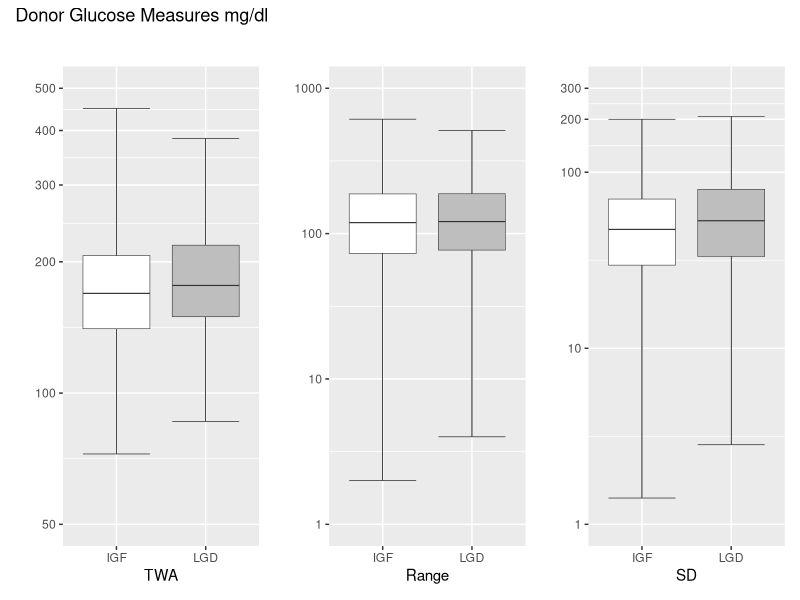

Recreate this plot in R.
## ---- chunk 1
knitr::opts_chunk$set(echo = TRUE, warning= FALSE, message = FALSE)
## ---- chunk 2
# load in libraries
package_list <- c("tidyverse", "vroom", "dplyr", "patchwork")

# load in packages
for (package_name in package_list) {
  if (!requireNamespace(package_name, quietly = TRUE)) {
    install.packages(package_name)
  }
  library(package_name, character.only = TRUE)
}

# load in data
df <- vroom("ddh.csv")
head(df)
## ---- chunk 3

# faceted by IGF and LGD (initial graft function and liver graft dysfunction)
# Identified by variable "delayed_fn", "1" = yes.
# Ploted vertically on a logrithmic scale

# creating a boxplot for the TWA values
twa<-ggplot(df, aes(x = factor(delayed_fn), y = glutwa, fill = factor(delayed_fn))) +
  
  # error bars function to create horizontal lines at ends of whiskers
  stat_boxplot(geom ='errorbar', coef = Inf, size = 0.2) + 
  
  # overlaying the boxplots over the error bars, extending whiskers with coef = Inf
  geom_boxplot(coef = Inf, size = 0.2) +
  
  # manually setting scale breaks and limits
  scale_y_continuous(limits=c(50, 500),
                     breaks=c(50, 100, 200, 300, 400, 500),
  
  # putting in log scale
                     trans='log10') + 
  
  # coloring gray and white
  scale_fill_manual(values=c("0"="white", "1"="gray")) +
  
  # labeling IGF vs LGD
  scale_x_discrete(labels=c("0"="IGF", "1"="LGD")) +
  
  # labelinga and getting rid of legend
  labs(title="", x= "TWA", y="") +
  theme(legend.position="none")
    
# creating boxplot for range values of glucose measurements
range <- ggplot(df, aes(x = factor(delayed_fn), y=glurange, fill=factor(delayed_fn))) +
  stat_boxplot(geom ='errorbar', coef = Inf, size = 0.2) + 
  geom_boxplot(coef = Inf, size = 0.2) +
  scale_y_continuous(limits=c(1, 1000), 
                     breaks=c(1, 10, 100, 1000),
                     trans='log10') + 
  scale_fill_manual(values=c("0"="white", "1"="gray")) +
  scale_x_discrete(labels=c("0"="IGF", "1"="LGD")) +
  labs(title="", x= "Range", y="") +
  theme(legend.position="none")

# Creating a plot for standard deviation values of glucose measurements 
sd <- ggplot(df, aes(x = factor(delayed_fn), y=glusd, fill=factor(delayed_fn))) +
  stat_boxplot(geom ='errorbar', coef = Inf, size = 0.2) + 
  geom_boxplot(coef = Inf, size = 0.2) + 
  scale_y_continuous(limits=c(1, 300), 
                     breaks=c(1, 10, 100, 200, 300),
                     trans='log10') + 
    scale_fill_manual(values=c("0"="white", "1"="gray")) +
    scale_x_discrete(labels=c("0"="IGF", "1"="LGD")) +
    labs(title="", x= "SD", y="")+
    theme(legend.position="none")

# putting all plots together
twa + range + sd + plot_annotation(title = "Donor Glucose Measures mg/dl")
## ---- chunk 4
# create a multivariable logistic regression model where the response is liver 
# graft function "delayed_fn" interested predictor variable is twa of donor 
# glucose measurements "glutwa". Controling for other predictors such as age, 
# cause of death, and hemodynamic instability "d_age", "d_cod", "r_meld_calc", 
# "hemo_instability"

model <- glm(delayed_fn ~ log(glutwa), data = df, family = "binomial")

model_a <- glm(delayed_fn ~ log(glutwa) + d_age + as.factor(d_cod) + 
                 hemo_instability , data = df, family = "binomial")

## ---- chunk 5
# odds ratio extraction, CI creation. Testing

coefficients <- coef(model)
standard_errors <- summary(model)$coefficients[, "Std. Error"]

# Calculate the variance of log-relative_doubling_odds_ratio using the delta method
var <- (log(2))^2 * standard_errors["log(glutwa)"]^2

# Calculate the standard error of the coefficient
std_err <- sqrt(var)

# getting the raw coefficient
coef_logTWA <- coefficients["log(glutwa)"]

# getting the coefficient for interpretation associated with doubling of TWA
coef_estimate <- exp(coef_logTWA*log(2))

# creating confidence interval estimates associated with this coefficient
lower_CI <- coef_estimate * exp(-1.96 * std_err["log(glutwa)"])
upper_CI <- coef_estimate * exp(1.96 * std_err["log(glutwa)"])



# Conducting the Wald Z test
wald_z <- coef_logTWA / standard_errors["log(glutwa)"]

# Calculate p-values
p_value <- 2 * (1 - pnorm(abs(wald_z)))


# print out values
print(paste0("Odds ratio and 95% CI in primary exposure unadjusted model (TWA) is: ",
            round(coef_estimate[["log(glutwa)"]], 2), 
            " (", round(lower_CI[["log(glutwa)"]], 2), ", ",
            round(upper_CI[["log(glutwa)"]], 2),")" ))

print(paste0("The p value is: ",
             round(p_value[["log(glutwa)"]], 2)))

# Paper is doing a profile likelihood instead of a wald test
## ---- chunk 6
# same things for adjusted model
coefficients_a <- coef(model_a)
standard_errors_a <- summary(model_a)$coefficients[, "Std. Error"]
var_a <- (log(2))^2 * standard_errors_a["log(glutwa)"]^2
std_err_a <- sqrt(var_a)
coef_logTWA_a <- coefficients_a["log(glutwa)"]
coef_estimate_a <- exp(coef_logTWA_a*log(2))
lower_CI_a <- coef_estimate_a * exp(-1.96 * std_err_a["log(glutwa)"])
upper_CI_a <- coef_estimate_a * exp(1.96 * std_err_a["log(glutwa)"])

# Conducting the Wald Z test
wald_z_a <- coef_logTWA_a / standard_errors_a["log(glutwa)"]
p_value_a <- 2 * (1 - pnorm(abs(wald_z_a)))


# print out values
print(paste0("Odds ratio and 95% CI in primary exposure adjusted model (TWA) is: ",
            round(coef_estimate_a[["log(glutwa)"]], 2), 
            " (", round(lower_CI_a[["log(glutwa)"]], 2), ", ",
            round(upper_CI_a[["log(glutwa)"]], 2),")" ))

print(paste0("The p value is: ",
             round(p_value_a[["log(glutwa)"]], 2)))


## ---- chunk 7
# create a multivariable logistic regression model where the response is liver 
# graft function "delayed_fn"
# Interested predictor variable is now Range of donor glucose measurements. "glurange"
# Controling for other predictors such as age, cause of death, calculated model 
# for end stage liver disease score, and hemodynamic instability "d_age", "d_cod",
# "r_meld_calc", "hemo_instability"

model <- glm(delayed_fn ~ log(glurange), data = df, family = "binomial")
model_a <- glm(delayed_fn ~ log(glurange) + d_age + as.factor(d_cod) + 
                 hemo_instability , data = df, family = "binomial")

## ---- chunk 8
# odds ratio extraction, CI creation. Testing

coefficients <- coef(model)
standard_errors <- summary(model)$coefficients[, "Std. Error"]
var <- (log(2))^2 * standard_errors["log(glurange)"]^2
std_err <- sqrt(var)
coef_logRange <- coefficients["log(glurange)"]
coef_estimate <- exp(coef_logRange*log(2))

critical_value_z <- qnorm(0.0125)
lower_CI <- coef_estimate* exp(critical_value_z* std_err["log(glurange)"])
upper_CI<- coef_estimate* exp(-critical_value_z * std_err["log(glurange)"])

# Conducting the Wald Z test
wald_z <- coef_logRange / standard_errors["log(glurange)"]
p_value<- 2 * (1 - pnorm(abs(wald_z)))


# printing out
print(paste0("Odds ratio and 95% CI in secondary exposure unadjusted model (Range) is: ",
            round(coef_estimate[["log(glurange)"]], 2), 
            " (", round(lower_CI[["log(glurange)"]], 2), ", ",
            round(upper_CI[["log(glurange)"]], 2),")" ))

print(paste0("The p value is: ",
             round(p_value[["log(glurange)"]], 2)))

## ---- chunk 9
# same things for adjusted model
coefficients_a <- coef(model_a)
standard_errors_a <- summary(model_a)$coefficients[, "Std. Error"]
var_a <- (log(2))^2 * standard_errors_a["log(glurange)"]^2
std_err_a <- sqrt(var_a)
coef_logRange_a <- coefficients_a["log(glurange)"]
coef_estimate_a <- exp(coef_logRange_a*log(2))

lower_CI_a <- coef_estimate_a * exp(critical_value_z * std_err_a["log(glurange)"])
upper_CI_a <- coef_estimate_a * exp(-critical_value_z * std_err_a["log(glurange)"])

# Conducting the Wald Z test
wald_z_a <- coef_logRange_a / standard_errors_a["log(glurange)"]
p_value_a <- 2 * (1 - pnorm(abs(wald_z_a)))


# print out values
print(paste0("Odds ratio and 95% CI in Secondary exposure adjusted model Range is: ",
            round(coef_estimate_a[["log(glurange)"]], 2), 
            " (", round(lower_CI_a[["log(glurange)"]], 2), ", ",
            round(upper_CI_a[["log(glurange)"]], 2),")" ))

print(paste0("The p value is: ",
             round(p_value_a[["log(glurange)"]], 2)))

## ---- chunk 10
# create a multivariable logistic regression model where the response is liver 
# graft function "delayed_fn"
# interested predictor variable is now standard deviation of donor glucose 
# measurements. "glusd"
# controling for other predictors such as age, cause of death, calculated model
# for end stage liver disease score, and hemodynamic instability "d_age",
# "d_cod", "hemo_instability"

model <- glm(delayed_fn ~ log(glusd), data = df, family = "binomial")
model_a <- glm(delayed_fn ~ log(glusd) + d_age + as.factor(d_cod) + 
                 hemo_instability , data = df, family = "binomial")



## ---- chunk 11
# odds ratio extraction, CI creation. Testing
coefficients <- coef(model)
standard_errors <- summary(model)$coefficients[, "Std. Error"]
var <- (log(2))^2 * standard_errors["log(glusd)"]^2
std_err <- sqrt(var)
coef_logSd <- coefficients["log(glusd)"]
coef_estimate <- exp(coef_logSd*log(2))

critical_value_z <- qnorm(0.0125)
lower_CI <- coef_estimate* exp(critical_value_z* std_err["log(glusd)"])
upper_CI<- coef_estimate* exp(-critical_value_z * std_err["log(glusd)"])

# Conducting the Wald Z test
wald_z <- coef_logSd / standard_errors["log(glusd)"]
p_value<- 2 * (1 - pnorm(abs(wald_z)))


# printing out
print(paste0("Odds ratio and 95% CI in unadjusted model standard deviation is: ",
            round(coef_estimate[["log(glusd)"]], 2), 
            " (", round(lower_CI[["log(glusd)"]], 2), ", ",
            round(upper_CI[["log(glusd)"]], 2),")" ))

print(paste0("The p value is: ",
             round(p_value[["log(glusd)"]], 2)))
## ---- chunk 12
# same things for adjusted model
coefficients_a <- coef(model_a)
standard_errors_a <- summary(model_a)$coefficients[, "Std. Error"]
var_a <- (log(2))^2 * standard_errors_a["log(glusd)"]^2
std_err_a <- sqrt(var_a)
coef_logSd_a <- coefficients_a["log(glusd)"]
coef_estimate_a <- exp(coef_logSd_a*log(2))

lower_CI_a <- coef_estimate_a * exp(critical_value_z * std_err_a["log(glusd)"])
upper_CI_a <- coef_estimate_a * exp(-critical_value_z * std_err_a["log(glusd)"])

# Conducting the Wald Z test
wald_z_a <- coef_logSd_a / standard_errors_a["log(glusd)"]
p_value_a <- 2 * (1 - pnorm(abs(wald_z_a)))


# print out values
print(paste0("Odds ratio and 95% CI in adjusted model standard deviation is: ",
            round(coef_estimate_a[["log(glusd)"]], 2), 
            " (", round(lower_CI_a[["log(glusd)"]], 2), ", ",
            round(upper_CI_a[["log(glusd)"]], 2),")" ))

print(paste0("The p value is: ",
             round(p_value_a[["log(glusd)"]], 2)))

